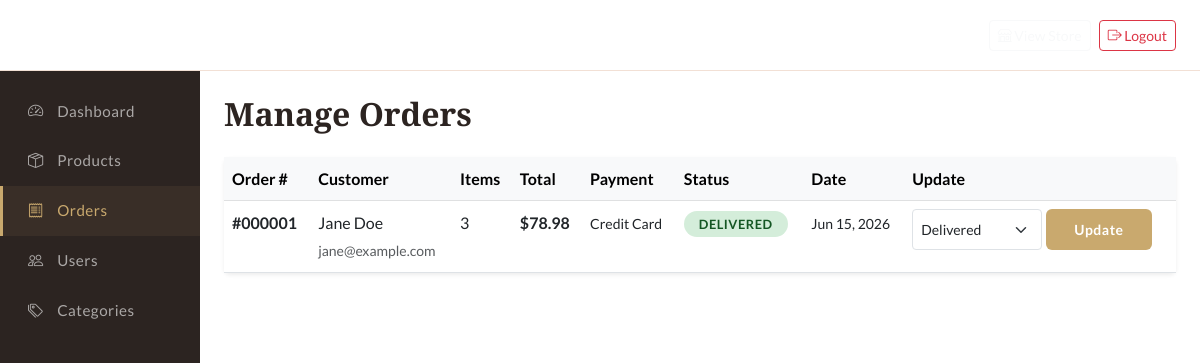
/admin/manage_orders.php (signed in), run on the app's committed database.
### tables this page shows
CREATE TABLE orders (
    order_id INT AUTO_INCREMENT PRIMARY KEY,
    user_id INT NOT NULL,
    total_amount DECIMAL(10,2) NOT NULL,
    shipping_address VARCHAR(255),
    shipping_city VARCHAR(100),
    shipping_state VARCHAR(50),
    shipping_zip VARCHAR(10),
    status ENUM('pending', 'processing', 'shipped', 'delivered', 'cancelled') DEFAULT 'pending',
    payment_method VARCHAR(50) DEFAULT 'credit_card',
    created_at TIMESTAMP DEFAULT CURRENT_TIMESTAMP,
    updated_at TIMESTAMP DEFAULT CURRENT_TIMESTAMP ON UPDATE CURRENT_TIMESTAMP,
    FOREIGN KEY (user_id) REFERENCES users(user_id) ON DELETE CASCADE
);

CREATE TABLE users (
    user_id INT AUTO_INCREMENT PRIMARY KEY,
    first_name VARCHAR(50) NOT NULL,
    last_name VARCHAR(50) NOT NULL,
    email VARCHAR(100) NOT NULL UNIQUE,
    password VARCHAR(255) NOT NULL,
    phone VARCHAR(20),
    address VARCHAR(255),
    city VARCHAR(100),
    state VARCHAR(50),
    zip VARCHAR(10),
    role ENUM('customer', 'admin') DEFAULT 'customer',
    created_at TIMESTAMP DEFAULT CURRENT_TIMESTAMP,
    updated_at TIMESTAMP DEFAULT CURRENT_TIMESTAMP ON UPDATE CURRENT_TIMESTAMP
);

### admin/manage_orders.php (the view, shortened to what this page needs)
<?php
$pdo = getDBConnection();
$orders = $pdo->query("SELECT o.*, u.first_name, u.last_name, u.email, (SELECT COUNT(*) FROM order_items WHERE order_id = o.order_id) as item_count FROM orders o JOIN users u ON o.user_id = u.user_id ORDER BY o.created_at DESC")->fetchAll();
?>
<!DOCTYPE html><html lang="en"><head><link href="https://cdn.jsdelivr.net/npm/bootstrap@5.3.0/dist/css/bootstrap.min.css" rel="stylesheet"><link href="https://cdn.jsdelivr.net/npm/bootstrap-icons@1.10.0/font/bootstrap-icons.css" rel="stylesheet"><link rel="stylesheet" href="../css/style.css"></head><body>
<nav class="navbar navbar-dark bg-dark px-4"><a class="navbar-brand" href="dashboard.php"><i class="bi bi-gem me-2"></i>Glamour Haven Admin</a><div><a href="../index.php" class="btn btn-outline-light btn-sm me-2"><i class="bi bi-shop"></i> View Store</a><a href="../logout.php" class="btn btn-outline-danger btn-sm"><i class="bi bi-box-arrow-right"></i> Logout</a></div></nav>
<div class="container-fluid"><div class="row">
    <div class="col-md-2 admin-sidebar p-0"><nav class="nav flex-column mt-3"><a class="nav-link" href="dashboard.php"><i class="bi bi-speedometer2"></i> Dashboard</a><a class="nav-link" href="manage_products.php"><i class="bi bi-box-seam"></i> Products</a><a class="nav-link active" href="manage_orders.php"><i class="bi bi-receipt"></i> Orders</a><a class="nav-link" href="manage_users.php"><i class="bi bi-people"></i> Users</a><a class="nav-link" href="manage_categories.php"><i class="bi bi-tags"></i> Categories</a></nav></div>
    <div class="col-md-10 p-4"><h2 class="mb-4">Manage Orders</h2>
        <div class="card border-0 shadow-sm"><div class="card-body p-0"><div class="table-responsive"><table class="table table-hover mb-0"><thead class="table-light"><tr><th>Order #</th><th>Customer</th><th>Items</th><th>Total</th><th>Payment</th><th>Status</th><th>Date</th><th>Update</th></tr></thead><tbody>
        <?php foreach ($orders as $o): ?>
        <tr><td><strong>#<?php echo str_pad($o['order_id'], 6, '0', STR_PAD_LEFT); ?></strong></td><td><?php echo htmlspecialchars($o['first_name'] . ' ' . $o['last_name']); ?><br><small class="text-muted"><?php echo htmlspecialchars($o['email']); ?></small></td><td><?php echo $o['item_count']; ?></td><td class="fw-bold">$<?php echo number_format($o['total_amount'], 2); ?></td><td><small><?php echo ucwords(str_replace('_', ' ', $o['payment_method'])); ?></small></td><td><span class="status-badge status-<?php echo $o['status']; ?>"><?php echo ucfirst($o['status']); ?></span></td><td><small><?php echo date('M j, Y', strtotime($o['created_at'])); ?></small></td>
        <td><form method="POST" class="d-flex gap-1"><select name="status" class="form-select form-select-sm" style="width:130px;"><option value="delivered" <?php echo $o['status']=='delivered'?'selected':''; ?>>Delivered</option></select><button type="submit" name="update_status" class="btn btn-sm btn-glamour">Update</button></form></td></tr>
        <?php endforeach; ?>
        </tbody></table></div></div></div>
    </div>
</div></div>
<script src="https://cdn.jsdelivr.net/npm/bootstrap@5.3.0/dist/js/bootstrap.bundle.min.js"></script></body></html>

### css/style.css (style rules this page uses)
:root { --primary: #C9A96E; --primary-dark: #A8893E; --primary-light: #F2E0D5; --accent: #8B1A2B; --accent-light: #DFBFB0; --dark: #2C2421; --dark-medium: #4A3C32; --gray: #7A6E65; --light-gray: #FAF5F0; --white: #FFFFFF; --rose: #E8CFC0; --font-display: 'Playfair Display', Georgia, serif; --font-body: 'Lato', 'Segoe UI', sans-serif; --shadow: 0 2px 15px rgba(44,36,33,0.08); --shadow-hover: 0 8px 30px rgba(44,36,33,0.14); --radius: 6px; --transition: all 0.3s ease; }
* { margin: 0; padding: 0; box-sizing: border-box; }
body { font-family: var(--font-body); color: var(--dark); background-color: var(--white); line-height: 1.7; display: flex; flex-direction: column; min-height: 100vh; }
h1,h2,h3,h4,h5,h6 { font-family: var(--font-display); font-weight: 600; color: var(--dark); }
a { color: var(--primary-dark); text-decoration: none; transition: var(--transition); }
.navbar { padding: 0.8rem 0; background: var(--white) !important; border-bottom: 1px solid var(--primary-light); }
.nav-link { color: var(--dark) !important; font-weight: 400; font-size: 0.95rem; padding: 0.5rem 1rem !important; letter-spacing: 0.5px; transition: var(--transition); }
.btn-glamour { background-color: var(--primary); color: var(--white); border: none; padding: 10px 28px; border-radius: var(--radius); font-family: var(--font-body); font-weight: 600; letter-spacing: 0.5px; transition: var(--transition); }
.admin-sidebar { background: var(--dark); min-height: calc(100vh - 60px); padding: 1.5rem 0; }
.admin-sidebar .nav-link { color: rgba(255,255,255,0.6) !important; padding: 12px 25px !important; border-left: 3px solid transparent; transition: var(--transition); }
.admin-sidebar .nav-link:hover, .admin-sidebar .nav-link.active { color: var(--primary) !important; background: rgba(201,169,110,0.08); border-left-color: var(--primary); }
.admin-sidebar .nav-link i { margin-right: 10px; width: 20px; text-align: center; }
.status-badge { padding: 5px 15px; border-radius: 20px; font-size: 0.8rem; font-weight: 600; text-transform: uppercase; letter-spacing: 0.5px; }
.status-delivered { background: #d4edda; color: #155724; }

### data on the page
orders: order_id "000001", user.last_name "Jane Doe", user.email "jane@example.com", item_count "3", total_amount "78.98", payment_method "Credit Card", status "DELIVERED", created_at "Jun 15, 2026", status "Delivered"
